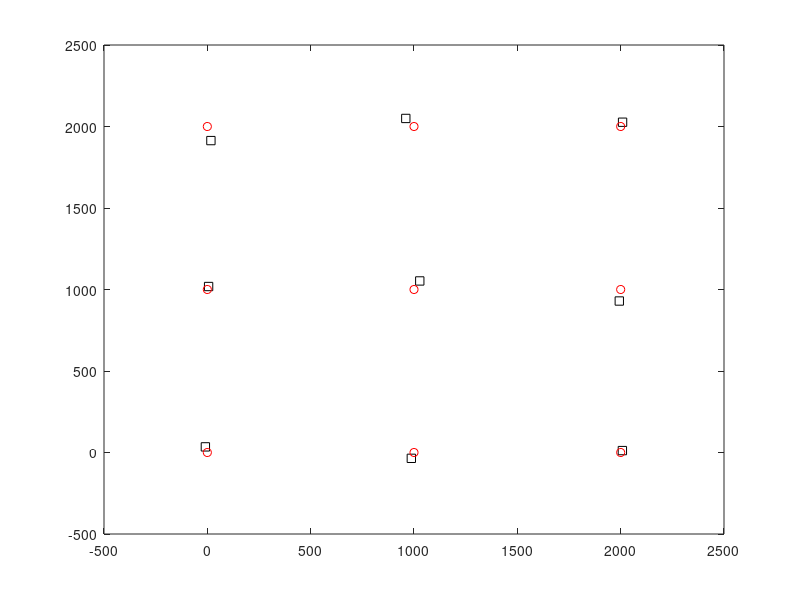

Recreate this plot in MATLAB.
A =[314.15	710.7	1;	326.05	1535.75	1;	332.3	2286.5	1;	1845.45	652.5	1;	1894.9	1565.1	1;	1778.9	2401.1	1;	3413.25	693.1	1;	3379.1	1462.6	1;	3390.05	2382.45	1];
x=[0; 0; 0; 1000; 1000; 1000; 2000; 2000; 2000];
y=[0; 1000; 2000; 0; 1000; 2000; 0; 1000; 2000];
f=inv(A'*A)*A'*x;
f
g=inv(A'*A)*A'*y;
g
f(3) = f(3);
g(3) = g(3);
T=[f g];
R=A*T;
R
plot(R(:,1),R(:,2),'ks',x,y,'ro')
xr = 1000;
yr = 1000;
xc = f(1)*xr +f(2)*yr + f(3);
yc = g(1)*xr +g(2)*yr + g(3);
xc
yc
